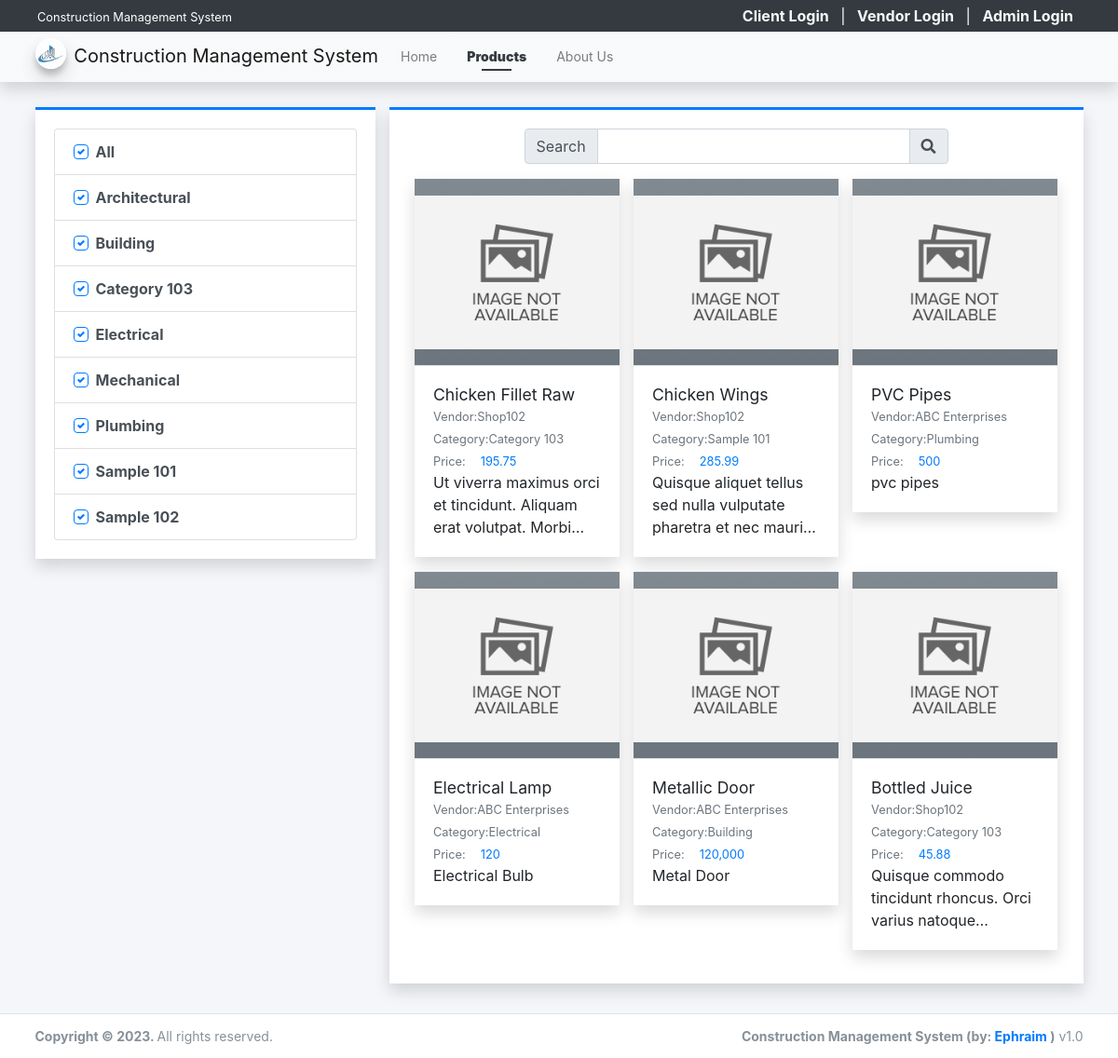
The page /?page=products on the database its author committed.
### tables this page shows
CREATE TABLE `category_list` (
  `id` int(30) NOT NULL,
  `vendor_id` int(30) NOT NULL,
  `name` text NOT NULL,
  `description` text NOT NULL,
  `status` tinyint(1) NOT NULL DEFAULT 1,
  `delete_flag` tinyint(1) NOT NULL DEFAULT 0,
  `date_created` datetime NOT NULL DEFAULT current_timestamp(),
  `date_updated` datetime DEFAULT NULL ON UPDATE current_timestamp()
);

CREATE TABLE `product_list` (
  `id` int(30) NOT NULL,
  `vendor_id` int(30) DEFAULT NULL,
  `category_id` int(30) DEFAULT NULL,
  `name` text NOT NULL,
  `description` text NOT NULL,
  `price` double NOT NULL DEFAULT 0,
  `image_path` text DEFAULT NULL,
  `status` tinyint(1) NOT NULL DEFAULT 1,
  `delete_flag` tinyint(1) NOT NULL DEFAULT 0,
  `date_created` datetime NOT NULL DEFAULT current_timestamp(),
  `date_updated` datetime DEFAULT NULL ON UPDATE current_timestamp()
);

CREATE TABLE `vendor_list` (
  `id` int(30) NOT NULL,
  `code` varchar(100) NOT NULL,
  `shop_type_id` int(30) NOT NULL,
  `shop_name` text NOT NULL,
  `shop_owner` text NOT NULL,
  `contact` text NOT NULL,
  `username` text NOT NULL,
  `password` text NOT NULL,
  `avatar` text DEFAULT NULL,
  `status` tinyint(1) NOT NULL DEFAULT 1,
  `delete_flag` tinyint(1) NOT NULL DEFAULT 0,
  `date_created` datetime NOT NULL DEFAULT current_timestamp(),
  `date_updated` datetime DEFAULT NULL ON UPDATE current_timestamp()
);

### config.php (called while the page is built, shortened)
<?php
function validate_image($file){
    $file = explode("?",$file)[0];
	if(!empty($file)){
		if(is_file(base_app.$file)){
			return base_url.$file;
		}else{
			return base_url.'dist/img/no-image-available.png';
		}
	}else{
		return base_url.'dist/img/no-image-available.png';
	}
}
function format_num($number = 0, $max_decimal = ''){
    if(is_numeric($number)){
        $ex = explode('.',$number);
        $dec = isset($ex[1]) ? strlen($ex[1]) : 0;
        if(empty($max_decimal) || (is_numeric($max_decimal) && $max_decimal >= $dec)){
            return number_format($number,$dec);
        }else{
            if(is_numeric($max_decimal))
                return number_format($number,$max_decimal);
            else
                return "Invalid Maximum Decimal";
        }
    }else{
        return "Invalid Number";
    }
}
?>

### products/index.php (the view, shortened to what this page needs)
<?php
$category_ids = isset($_GET['cids']) ? $_GET['cids'] : 'all';
?>
<div class="content py-3">
    <div class="row">
        <div class="col-md-4">
            <div class="card card-outline rounded-0 card-primary shadow">
                <div class="card-body">
                    <div class="list-group">
                        <div class="list-group-item list-group-item-action">
                            <div class="custom-control custom-checkbox">
                                <label for="cat_all" class="custom-control-label"> All</label>
                            </div>
                        </div>
                        <?php
                        $categories = $conn->query("SELECT * FROM `category_list` where delete_flag = 0 and status = 1 order by `name` asc ");
                        while($row = $categories->fetch_assoc()):
                        ?>
                        <div class="list-group-item list-group-item-action">
                            <div class="custom-control custom-checkbox">
                                <label for="cat_item<?= $row['id'] ?>" class="custom-control-label"> <?= $row['name'] ?></label>
                            </div>
                        </div>
                        <?php endwhile; ?>
                    </div>
                </div>
            </div>
        </div>
        <div class="col-md-8">
            <div class="card card-outline card-primary shadow rounded-0">
                <div class="card-body">
                    <div class="container-fluid">
                        <div class="row justify-content-center mb-3">
                            <div class="col-lg-8 col-md-10 col-sm-12">
                                <form action="" id="search-frm">
                                    <div class="input-group">
                                        <div class="input-group-prepend"><span class="input-group-text">Search</span></div>
                                        <input type="search" id="search" class="form-control" value="<?= isset($_GET['search']) ? $_GET['search'] : '' ?>">
                                        <div class="input-group-append"><span class="input-group-text"><i class="fa fa-search"></i></span></div>
                                    </div>
                                </form>
                            </div>
                        </div>
                        <div class="row" id="product_list">
                            <?php
                            $swhere = "";
                            if(!empty($category_ids)):
                            $products = $conn->query("SELECT p.*, v.shop_name as vendor, c.name as `category` FROM `product_list` p inner join vendor_list v on p.vendor_id = v.id inner join category_list c on p.category_id = c.id where p.delete_flag = 0 and p.`status` =1 {$swhere} order by RAND()");
                            while($row = $products->fetch_assoc()):
                            ?>
                            <div class="col-lg-4 col-md-6 col-sm-12 product-item">
                                <a href="./?page=products/view_product&id=<?= $row['id'] ?>" class="card shadow rounded-0 text-reset text-decoration-none">
                                <div class="product-img-holder position-relative">
                                    <img src="<?= validate_image($row['image_path']) ?>" alt="Product-image" class="img-top product-img bg-gradient-gray">
                                </div>
                                    <div class="card-body border-top border-gray">
                                        <h5 class="card-title text-truncate w-100"><?= $row['name'] ?></h5>
                                        <div class="d-flex w-100">
                                            <div class="col-auto px-0"><small class="text-muted">Vendor: </small></div>
                                            <div class="col-auto px-0 flex-shrink-1 flex-grow-1"><p class="text-truncate m-0"><small class="text-muted"><?= $row['vendor'] ?></small></p></div>
                                        </div>
                                        <div class="d-flex">
                                            <div class="col-auto px-0"><small class="text-muted">Category: </small></div>
                                            <div class="col-auto px-0 flex-shrink-1 flex-grow-1"><p class="text-truncate m-0"><small class="text-muted"><?= $row['category'] ?></small></p></div>
                                        </div>
                                        <div class="d-flex">
                                            <div class="col-auto px-0"><small class="text-muted">Price: </small></div>
                                            <div class="col-auto px-0 flex-shrink-1 flex-grow-1"><p class="m-0 pl-3"><small class="text-primary"><?= format_num($row['price']) ?></small></p></div>
                                        </div>
                                        <p class="card-text truncate-3 w-100"><?= strip_tags(html_entity_decode($row['description'])) ?></p>
                                    </div>
                                </a>
                            </div>
                            <?php endwhile; ?>
                            <?php else: ?>
                                <div class="col-12 text-center">
                                    Pleas select atleast 1 product category
                                </div>
                            <?php endif; ?>
                        </div>
                    </div>
                </div>
            </div>
        </div>
    </div>
</div>

### rows shown on the page
category_list: name "Architectural"
category_list: name "Building"
category_list: name "Category 103"
category_list: name "Electrical"
category_list: name "Mechanical"
category_list: name "Plumbing"
category_list: name "Sample 101"
category_list: name "Sample 102"
product_list: name "Chicken Fillet Raw", vendor.shop_name "Shop102", category.name "Category 103", price "195.75", description "Ut viverra maximus orci et tincidunt. Aliquam erat volutpat.…"
product_list: name "Chicken Wings", vendor.shop_name "Shop102", category.name "Sample 101", price "285.99", description "Quisque aliquet tellus sed nulla vulputate pharetra et nec…"
product_list: name "PVC Pipes", vendor.shop_name "ABC Enterprises", category.name "Plumbing", price "500", description "pvc pipes"
product_list: name "Electrical Lamp", vendor.shop_name "ABC Enterprises", category.name "Electrical", price "120", description "Electrical Bulb"
product_list: name "Metallic Door", vendor.shop_name "ABC Enterprises", category.name "Building", price "120,000", description "Metal Door"
product_list: name "Bottled Juice", vendor.shop_name "Shop102", category.name "Category 103", price "45.88", description "Quisque commodo tincidunt rhoncus. Orci varius…"

### other values the page prints
$_settings->info('name') "Construction Management System"
$_settings->info('short_name') "Construction Management System"
